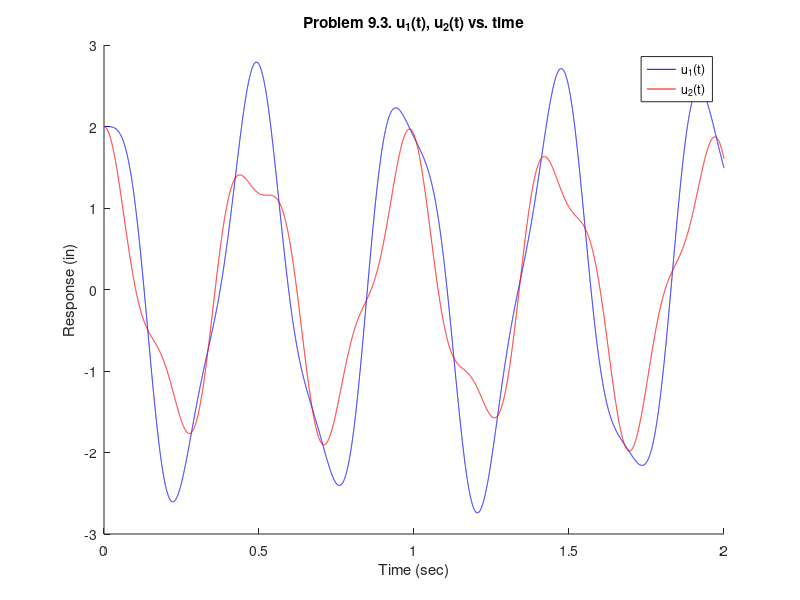

Here is the MATLAB script that generated this plot:
clc; clear; close all;

t = 0:0.0001:2;

u1 = @(t) (12/5)*cos(((10*sqrt(15))/3)*t) - (2/5)*cos(10*sqrt(10)*t);
u2 = @(t) (8/5)*cos(((10*sqrt(15))/3)*t) + (2/5)*cos(10*sqrt(10)*t);
% uMean = @(t) (u1(t) + u2(t))/2;

figure
hold on
title("Problem 9.3. u_1(t), u_2(t) vs. time")
plot(t, u1(t), 'b-')
plot(t, u2(t), 'r-')
% plot(t, uMean(t), 'k-')
xlabel("Time (sec)")
ylabel("Response (in)")

legend("u_1(t)", "u_2(t)", 'Location', 'best')





